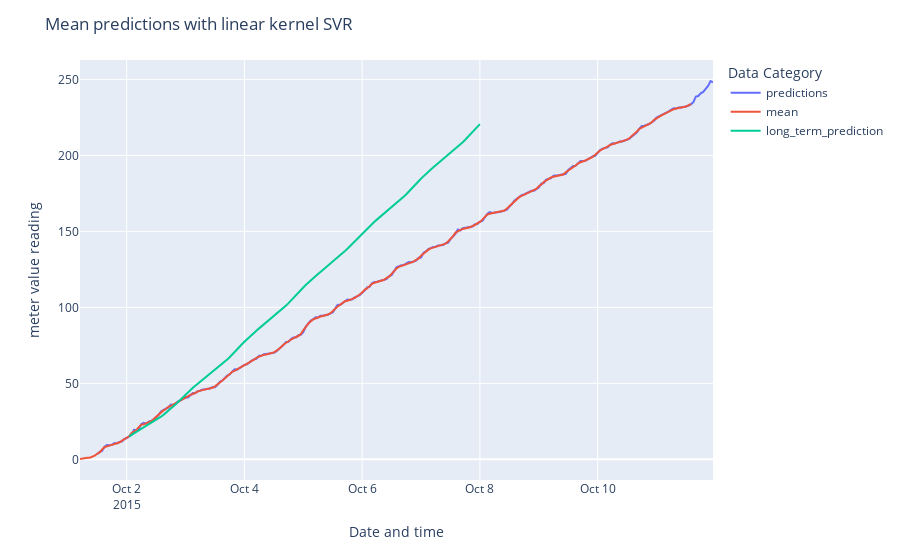

Notebook code for this chart:
### Code cell
truth = mean_data[:250]
fig = px.scatter()
fig.add_scatter(x=mean_timestamps, y=mean_predictions, name='predictions')
fig.add_scatter(x=truth.index, y=truth['meter_value'].tolist(), name='mean')
fig.add_scatter(x=mean_ltp_timestamps, y=mean_ltp_predictions, name='long_term_prediction')
fig.update_layout(
    title='Mean predictions with linear kernel SVR',
    xaxis_title='Date and time',
    yaxis_title='meter value reading',
    legend_title='Data Category',
)
fig.show()

### Figure 1 — Plotly figure (JSON) as saved in the notebook; plotly's stock layout.template omitted (floating-point values rounded to 4 significant figures; data arrays with more than 128 entries replaced by an {"elided": "..."} marker saying what was removed)
{"data": [{"name": "predictions", "type": "scatter", "x": {"elided": "252 str values"}, "y": {"elided": "252 float values"}}, {"name": "mean", "type": "scatter", "x": {"elided": "250 str values"}, "y": {"elided": "250 float values"}}, {"name": "long_term_prediction", "type": "scatter", "x": {"elided": "144 str values"}, "y": {"elided": "144 float values"}}], "layout": {"legend": {"title": {"text": "Data Category"}, "tracegroupgap": 0}, "margin": {"t": 60}, "title": {"text": "Mean predictions with linear kernel SVR"}, "xaxis": {"anchor": "y", "domain": [0, 1], "title": {"text": "Date and time"}}, "yaxis": {"anchor": "x", "domain": [0, 1], "title": {"text": "meter value reading"}}}}
